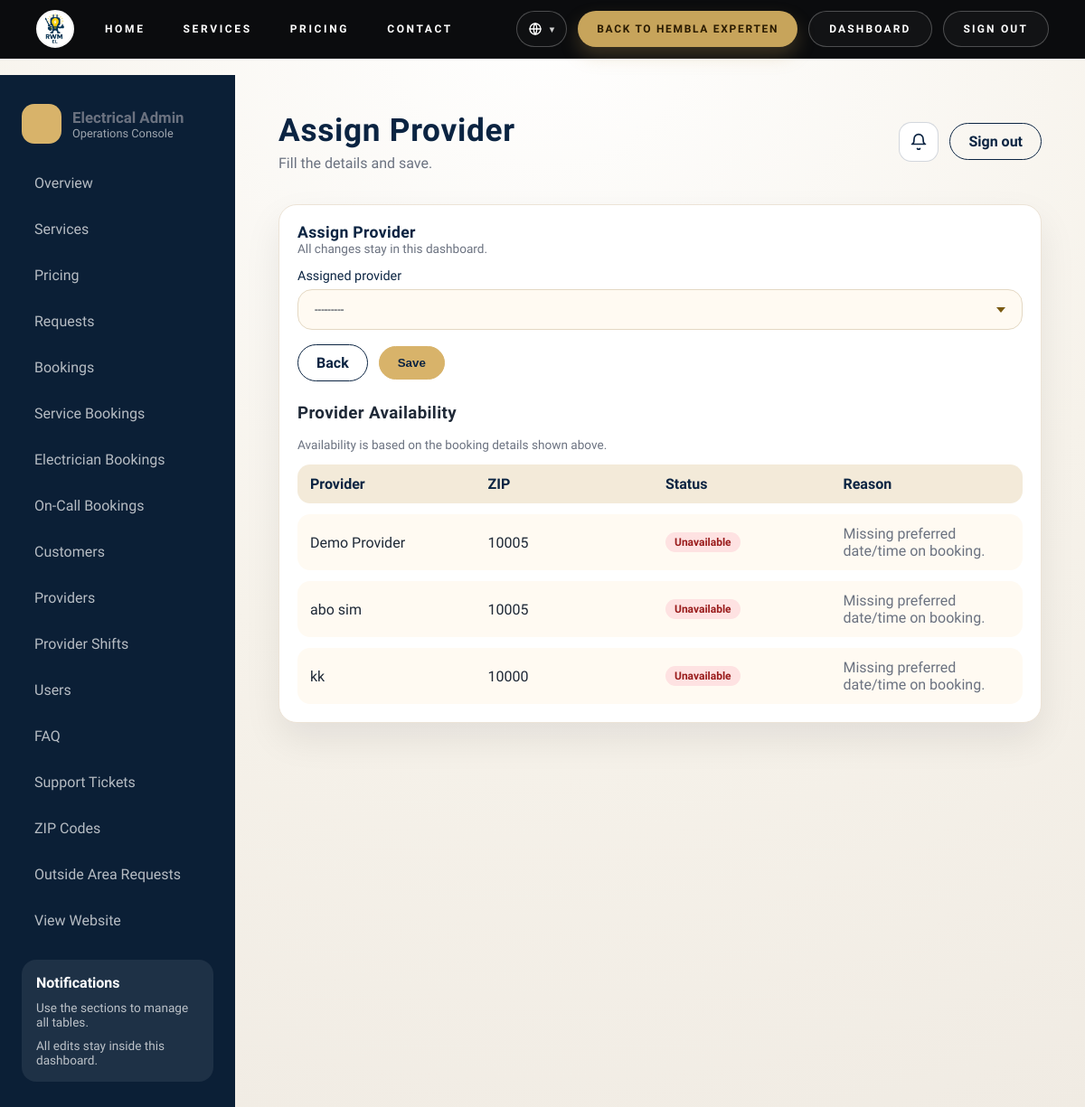
Page /dashboard/bookings/22/assign/ (signed in) on the committed database.
### electricity/models.py (models this page shows, shortened)
class ProviderProfile(models.Model):
    user = models.OneToOneField("auth.User", on_delete=models.CASCADE, related_name="provider_profile")
    display_name = models.CharField(max_length=160)
    phone = models.CharField(max_length=40, blank=True)
    zip_code = models.CharField(max_length=10, blank=True)
    is_active = models.BooleanField(default=True)
    def next_available_at(self, now=None):
        now = now or timezone.now()
        candidates = []
        active_service = self.assigned_service_bookings.exclude(
            status__in=[ServiceBooking.Status.COMPLETED, ServiceBooking.Status.CANCELED]
        ).exclude(start_at__isnull=True).exclude(end_at__isnull=True)
        active_ranges = active_service.filter(start_at__lte=now, end_at__gt=now).values_list("end_at", flat=True)
        candidates.extend(list(active_ranges))
        active_consult = self.assigned_bookings.filter(
            status__in=[
                ConsultationBooking.BookingStatus.ASSIGNED,
                ConsultationBooking.BookingStatus.ON_THE_WAY,
                ConsultationBooking.BookingStatus.STARTED,
                ConsultationBooking.BookingStatus.PAUSED,
                ConsultationBooking.BookingStatus.RESUMED,
                ConsultationBooking.BookingStatus.NOT_AVAILABLE,
            ]
        )
        for booking in active_consult:
            if booking.preferred_date != now.date():
                continue
        if candidates:
            return min(candidates)
        return now
    def available_after_minutes(self, now=None):
        now = now or timezone.now()
        next_time = self.next_available_at(now=now)
        if next_time <= now:
            return 0
        return int((next_time - now).total_seconds() // 60)
    @property
    def availability_status(self):
        minutes = self.available_after_minutes()
        if minutes <= 0:
            return "Available now"
        return f"Available after {minutes} minutes"

### electricity/views.py (the view, shortened to what this page needs)
# urls.py: path("dashboard/bookings/<int:pk>/assign/", views.dashboard_bookings_assign, name="dashboard_bookings_assign"),
@login_required
def dashboard_bookings_assign(request, pk):
    guard = _dashboard_access_or_redirect(request)
    if guard:
        return guard
    booking = ConsultationBooking.objects.get(pk=pk)
    form = ProviderAssignForm(request.POST or None, instance=booking)
    available_qs = available_providers(
        booking.preferred_date, booking.preferred_time_slot, exclude_booking_id=booking.id
    )
    form.fields["assigned_provider"].queryset = available_qs
    all_providers = ProviderProfile.objects.all().order_by("display_name")
    reasons = {}
    if not booking.preferred_date or not booking.preferred_time_slot:
        for provider in all_providers:
            reasons[provider.id] = {
                "available": False,
                "reason": "Missing preferred date/time on booking.",
            }
    if request.method == "POST" and form.is_valid():
        updated = form.save(commit=False)
        if updated.assigned_provider and booking.status == ConsultationBooking.BookingStatus.PENDING:
            updated.status = ConsultationBooking.BookingStatus.ASSIGNED
        updated.save()
        return redirect("electricity:dashboard_bookings")
    return render(
        request,
        "electricity/dashboard/form.html",
        {
            "title": "Assign Provider",
            "form": form,
            "back_url": "electricity:dashboard_bookings",
            "provider_table": {
                "title": "Provider Availability",
                "rows": _provider_table_rows(all_providers, reasons),
            },
        },
    )

### electricity/forms.py (called while the page is built, shortened)
    def _require_default_translation_fields(self, model):
        default_language = getattr(settings, "MODELTRANSLATION_DEFAULT_LANGUAGE", "")
        if not default_language:
            return
        for field_name, field in self.fields.items():
            suffix = f"_{default_language}"
            if not field_name.endswith(suffix):
                continue

### electricity/templatetags/electricity_extras.py (called while the page is built)
@register.simple_tag(takes_context=True)
def is_electricity_admin(context):
    request = context.get("request")
    if not request:
        return False
    user = request.user
    if not user.is_authenticated:
        return False
    if user.is_superuser or user.is_staff:
        return True
    return electricity_admin_site.has_permission(request)

### electricity/views.py (called while the page is built, shortened)
def available_providers(for_date, for_time_slot, exclude_booking_id=None):
    if not for_date or not for_time_slot:
        return ProviderProfile.objects.filter(is_active=True)

def _provider_table_rows(providers, reasons_by_id):
    rows = []
    for provider in providers:
        info = reasons_by_id.get(provider.id, {})
        rows.append(
            {
                "name": provider.display_name,
                "zip": provider.zip_code or "-",
                "available": bool(info.get("available")),
                "reason": info.get("reason", ""),
            }
        )
    return rows

def _require_dashboard_access(request):
    user = request.user
    if not user.is_authenticated:
        return False
    if user.is_superuser or user.is_staff:
        return True
    return electricity_admin_site.has_permission(request)

def _dashboard_access_or_redirect(request):
    if _require_dashboard_access(request):
        return None
    return redirect("admin:login")

### electricity/templates/electricity/dashboard/form.html (shortened to what this page needs)
﻿{% extends "electricity/dashboard/base.html" %}
{% load electricity_extras i18n %}
{% block page_title %}{{ title }}{% endblock %}
{% block page_subtitle %}Fill the details and save.{% endblock %}
{% block content %}
{% if request.GET.view %}
<section class="dash-panel dash-panel-wide dash-readonly">
    <div class="panel-header">
        <div>
            <h2>{{ title }}</h2>
            <div class="panel-meta">View-only details. Click edit to make changes.</div>
        </div>
        <div class="panel-actions">
            <a class="dash-btn primary" href="{{ request.path }}">Edit</a>
        </div>
    </div>
    <div class="panel-table">
        {% for field in form %}
            <div class="panel-row">
                <span class="row-title">{{ field.label }}</span>
                <span class="row-meta">
                    {% if field.field.widget.input_type == "file" %}
                        {% with file_obj=form.instance|attr:field.name %}
                            {% if file_obj %}
                                <div class="media-preview">
                                    {% if field.name == "photo" %}
                                        <a href="{{ file_obj.url }}" target="_blank" rel="noopener" class="media-preview-link">
                                            <img src="{{ file_obj.url }}" alt="{{ field.label }}" class="media-preview-image">
                                        </a>
                                        <a href="{{ file_obj.url }}" target="_blank" rel="noopener" class="media-preview-link">
                                            {{ file_obj|file_display_name }}
                                        </a>
                                    {% elif field.name == "video" %}
                                        <video controls preload="metadata" class="media-preview-video">
                                            <source src="{{ file_obj.url }}">
                                        </video>
                                        <a href="{{ file_obj.url }}" target="_blank" rel="noopener" class="media-preview-link">
                                            {{ file_obj|file_display_name }}
                                        </a>
                                    {% else %}
                                        <a href="{{ file_obj.url }}" target="_blank" rel="noopener" class="media-preview-link">
                                            {{ file_obj|file_display_name }}
                                        </a>
                                    {% endif %}
                                </div>
                            {% else %}
                                -
                            {% endif %}
                        {% endwith %}
                    {% else %}
                        {{ form.instance|display_value:field.name }}
                    {% endif %}
                </span>
            </div>
        {% endfor %}
    </div>
    {% with attachment_manager=form.instance|attr:"attachments" %}
        {% if attachment_manager %}
            {% with attachment_list=attachment_manager.all %}
                {% if attachment_list %}
                    <div class="dash-section">
                        <div class="panel-header">
                            <div>
                                <h3>Attachments</h3>
                                <div class="panel-meta">Uploaded files linked to this booking.</div>
                            </div>
                        </div>
                        <div class="attachment-grid">
                            {% for attachment in attachment_list %}
                                <div class="attachment-card">
                                    <div class="attachment-kind">{{ attachment.get_kind_display }}</div>
                                    {% if attachment.kind == "photo" %}
                                        <a href="{{ attachment.file.url }}" target="_blank" rel="noopener" class="media-preview-link">
                                            <img src="{{ attachment.file.url }}" alt="{{ attachment|file_display_name }}" class="media-preview-image">
                                        </a>
                                    {% elif attachment.kind == "video" %}
                                        <video controls preload="metadata" class="media-preview-video">
                                            <source src="{{ attachment.file.url }}">
                                        </video>
                                    {% else %}
                                        <div class="attachment-file">
                                            <a href="{{ attachment.file.url }}" target="_blank" rel="noopener" class="media-preview-link">
                                                {{ attachment|file_display_name }}
                                            </a>
                                        </div>
                                    {% endif %}
                                    <a href="{{ attachment.file.url }}" target="_blank" rel="noopener" class="media-preview-link">
                                        {{ attachment|file_display_name }}
                                    </a>
                                </div>
                            {% endfor %}
                        </div>
                    </div>
                {% endif %}
            {% endwith %}
        {% endif %}
    {% endwith %}
    <div class="form-actions">
        <a class="dash-btn ghost" href="{% url back_url %}">Back</a>
    </div>
</section>
{% else %}
<section class="dash-panel dash-panel-wide">
    <div class="panel-header">
        <div>
            <h2>{{ title }}</h2>
            <div class="panel-meta">All changes stay in this dashboard.</div>
        </div>
    </div>
    <form method="post" enctype="multipart/form-data" class="dash-form">
        {% for field in form %}
            <div class="form-row">
                <label>{{ field.label }}</label>
            </div>
        {% endfor %}
        <div class="form-actions">
            <a class="dash-btn ghost" href="{% url back_url %}">Back</a>
            <button type="submit" class="dash-btn primary">Save</button>
        </div>
    </form>
    {% if provider_table %}
    <div class="provider-table">
        <div class="panel-header">
            <div>
                <h3>{{ provider_table.title }}</h3>
                <div class="panel-meta">Availability is based on the booking details shown above.</div>
            </div>
        </div>
        <div class="panel-table">
            <div class="panel-row panel-row-head">
                <span>Provider</span>
                <span>ZIP</span>
                <span>Status</span>
                <span>Reason</span>
            </div>
            {% for row in provider_table.rows %}
            <div class="panel-row">
                <span>{{ row.name }}</span>
                <span>{{ row.zip }}</span>
                <span>
                    <span class="status-pill {% if row.available %}is-ok{% else %}is-bad{% endif %}">
                        {% if row.available %}Available{% else %}Unavailable{% endif %}
                    </span>
                </span>
                <span class="reason-text">{{ row.reason }}</span>
            </div>
            {% endfor %}
        </div>
    </div>
    {% endif %}
</section>
{% endif %}
{% endblock %}

### electricity/static/electricity/css/electricity.css (style rules this page uses)
* { box-sizing: border-box; }
h1, h2, h3 { font-family: "Vesper Libre", serif; letter-spacing: 0.02em; margin: 0 0 16px; }
a { color: inherit; text-decoration: none; }

### electricity/static/electricity/css/dashboard.css (style rules this page uses)
:root { --navy: #0b2442; --gold: #d8b36a; --cream: #f8f6f1; --ink: #1f2937; --muted: #6b7280; --card: #ffffff; --line: #ece3d6; --surface: #f9f6f0; --shadow-soft: 0 18px 40px rgba(8, 15, 28, 0.08); --shadow-lift: 0 22px 48px rgba(8, 15, 28, 0.12); }
* { box-sizing: border-box; }
body { margin: 0; font-family: "Sora", sans-serif; color: var(--ink); background: radial-gradient(circle at top, #ffffff 0%, #f6f2ea 55%, #f0ebe3 100%); }
.dash-body { min-height: 100vh; }
.dash-btn { border-radius: 999px; padding: 10px 20px; border: 1px solid var(--navy); text-decoration: none; font-weight: 600; background: transparent; cursor: pointer; }
.dash-btn.primary { background: var(--gold); color: var(--navy); border-color: var(--gold); }
.dash-btn.ghost { color: var(--navy); background: transparent; }
.dash-panel-wide { grid-column: 1 / -1; }
.dash-panel { background: var(--card); border-radius: 20px; border: 1px solid var(--line); padding: 20px; box-shadow: var(--shadow-soft); }
.panel-header { display: flex; justify-content: space-between; align-items: center; margin-bottom: 14px; gap: 12px; }
.panel-header h2 { margin: 0; font-size: 1.1rem; color: var(--navy); }
.panel-meta { color: var(--muted); font-size: 0.85rem; }
.panel-table { display: grid; gap: 12px; overflow-x: auto; }
.panel-row { display: flex; justify-content: space-between; align-items: center; padding: 12px 14px; border-radius: 14px; background: #fffaf2; gap: 12px; min-width: 0; }
.panel-row span { flex: 1 1 0; min-width: 0; overflow-wrap: anywhere; word-break: break-word; }
.panel-row-head span { font-weight: 600; }
.provider-table { margin-top: 24px; }
.status-pill { display: inline-flex; align-items: center; padding: 4px 10px; border-radius: 999px; font-size: 0.75rem; font-weight: 600; background: #f2f2f2; color: #4b5563; white-space: nowrap; }
.status-pill.is-bad { background: #fee2e2; color: #991b1b; }
.reason-text { color: #6b7280; }
.dash-form { display: grid; gap: 16px; }
.dash-form label { display: block; font-size: 0.9rem; color: var(--navy); margin-bottom: 6px; }
.form-actions { display: flex; gap: 12px; align-items: center; }
.panel-row-head { background: #f3ead9; font-weight: 600; color: var(--navy); text-transform: capitalize; }

### electricity/static/electricity/css/global_header.css (style rules this page uses)
:root { --rwmh-height: 64px; --rwmh-item-height: 40px; }
body.electricity-body, body.dash-body { padding-top: var(--rwmh-height); }

### rows in the picture
ProviderProfile: name "Demo Provider", zip "10005"
ProviderProfile: name "abo sim", zip "10005"
ProviderProfile: name "kk", zip "10000"

### other values in the picture
{{ title }} "Assign Provider"
{{ field.label }} "Assigned provider"
{{ provider_table.title }} "Provider Availability"
{{ row.reason }} "Missing preferred date/time on booking." "Missing preferred date/time on booking." "Missing preferred date/time on booking."
